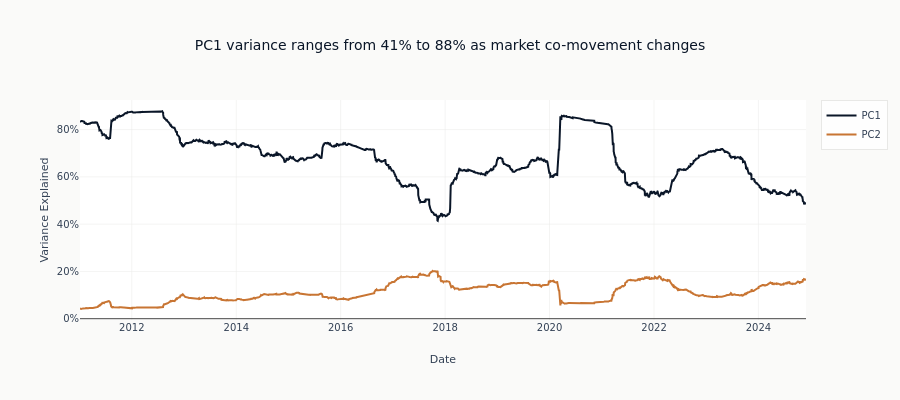

Here is the notebook cell this chart was saved with:
### Markdown cell above
Plot the two leading variance shares on the same scale so their relative importance remains
visually honest throughout the sample.

### Code cell
fig = go.Figure()
fig.add_trace(
    go.Scatter(
        x=roll_dates, y=rolling_var_explained[:, 0], name="PC1", line=dict(color=COLORS["blue"])
    )
)
fig.add_trace(
    go.Scatter(
        x=roll_dates, y=rolling_var_explained[:, 1], name="PC2", line=dict(color=COLORS["copper"])
    )
)
fig.update_layout(
    title=(
        f"PC1 variance ranges from {rolling_var_explained[:, 0].min():.0%} to "
        f"{rolling_var_explained[:, 0].max():.0%} as market co-movement changes"
    ),
    xaxis_title="Date",
    yaxis_title="Variance Explained",
    yaxis_tickformat=".0%",
    height=400,
)
fig.show()

### Figure 1 — Plotly figure (JSON) as saved in the notebook; plotly's stock layout.template omitted (floating-point values rounded to 4 significant figures; data arrays with more than 128 entries replaced by an {"elided": "..."} marker saying what was removed)
{"data": [{"line": {"color": "#0a1628"}, "name": "PC1", "type": "scatter", "x": {"elided": "3500 str values"}, "y": {"elided": "3500 float values"}}, {"line": {"color": "#C87533"}, "name": "PC2", "type": "scatter", "x": {"elided": "3500 str values"}, "y": {"elided": "3500 float values"}}], "layout": {"height": 400, "title": {"text": "PC1 variance ranges from 41% to 88% as market co-movement changes"}, "xaxis": {"title": {"text": "Date"}}, "yaxis": {"tickformat": ".0%", "title": {"text": "Variance Explained"}}}}
